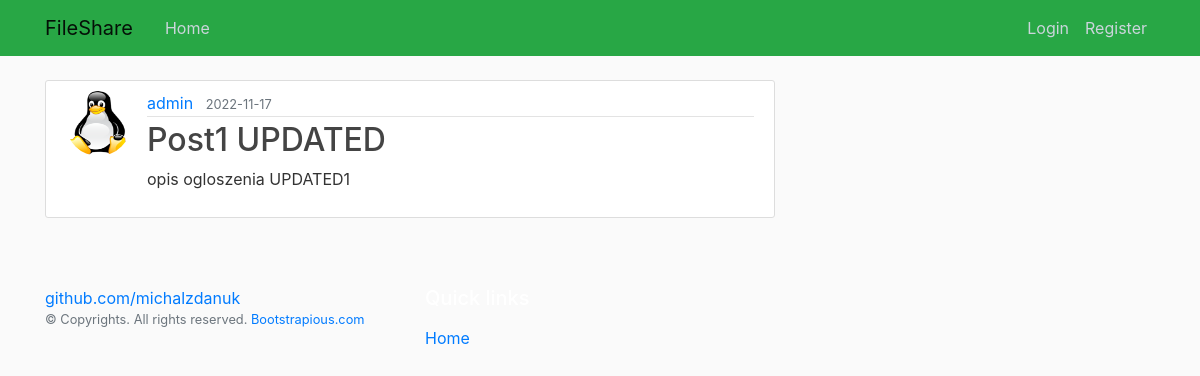
/post/1, run on the app's committed database.
### flaskapp/models.py (models this page shows, shortened)
class User(db.Model, UserMixin):
    id = db.Column(db.Integer, primary_key=True)
    username = db.Column(db.String(20), unique=True, nullable=False)
    email = db.Column(db.String(120), unique=True, nullable=False)
    image_file = db.Column(db.String(20), nullable=False, default='default.jpg')
    password = db.Column(db.String(60), nullable=False)
    posts = db.relationship('Post', backref='author', lazy=True)

class Post(db.Model):
    id = db.Column(db.Integer, primary_key=True)
    title = db.Column(db.String(100), nullable=False)
    date_posted = db.Column(db.DateTime, nullable=False, default=datetime.utcnow)
    content = db.Column(db.Text, nullable=False)
    user_id = db.Column(db.Integer, db.ForeignKey('user.id'), nullable=False)

### flaskapp/routes.py (the view)
@app.route("/post/<int:post_id>")
def post(post_id):
    post = Post.query.get_or_404(post_id)
    return render_template('post.html', title=post.title, post=post)

### flaskapp/templates/post.html (shortened to what this page needs)
{% extends "layout.html" %}
{% block content %}
    <article class="media content-section">
        <img class="rounded-circle article-img"
            src="{{ url_for('static', filename='profile_pics/') + post.author.image_file }}">
        <div class="media-body">
            <div class="article-metadata">
                <a class="mr-2" href="{{ url_for('user_posts', username=post.author.username) }}">{{ post.author.username }}</a>
                <small class="text-muted">{{ post.date_posted.strftime('%Y-%m-%d') }}</small>
            </div>
            <h2 class="article-title">{{ post.title }}</h2>
            <p class="article-content">{{ post.content }}</p>
        </div>
    </article>
{% endblock content %}

### flaskapp/static/main.css (style rules this page uses)
body { background: #fafafa; color: #333333; margin-top: 5rem; }
h1,h2,h3,h4,h5,h6 { color: #444444; }
.content-section { background: #ffffff; padding: 10px 20px; border: 1px solid #dddddd; border-radius: 3px; margin-bottom: 20px; }
.article-title { color: #444444; }
.article-content { white-space: pre-line; }
.article-img { height: 65px; width: 65px; margin-right: 16px; }
.article-metadata { padding-bottom: 1px; margin-bottom: 4px; border-bottom: 1px solid #e3e3e3 }

### data on the page
User: image_file (picture), author.username "admin"
Post: date_posted "2022-11-17", title "Post1 UPDATED", content "opis ogloszenia UPDATED1"
